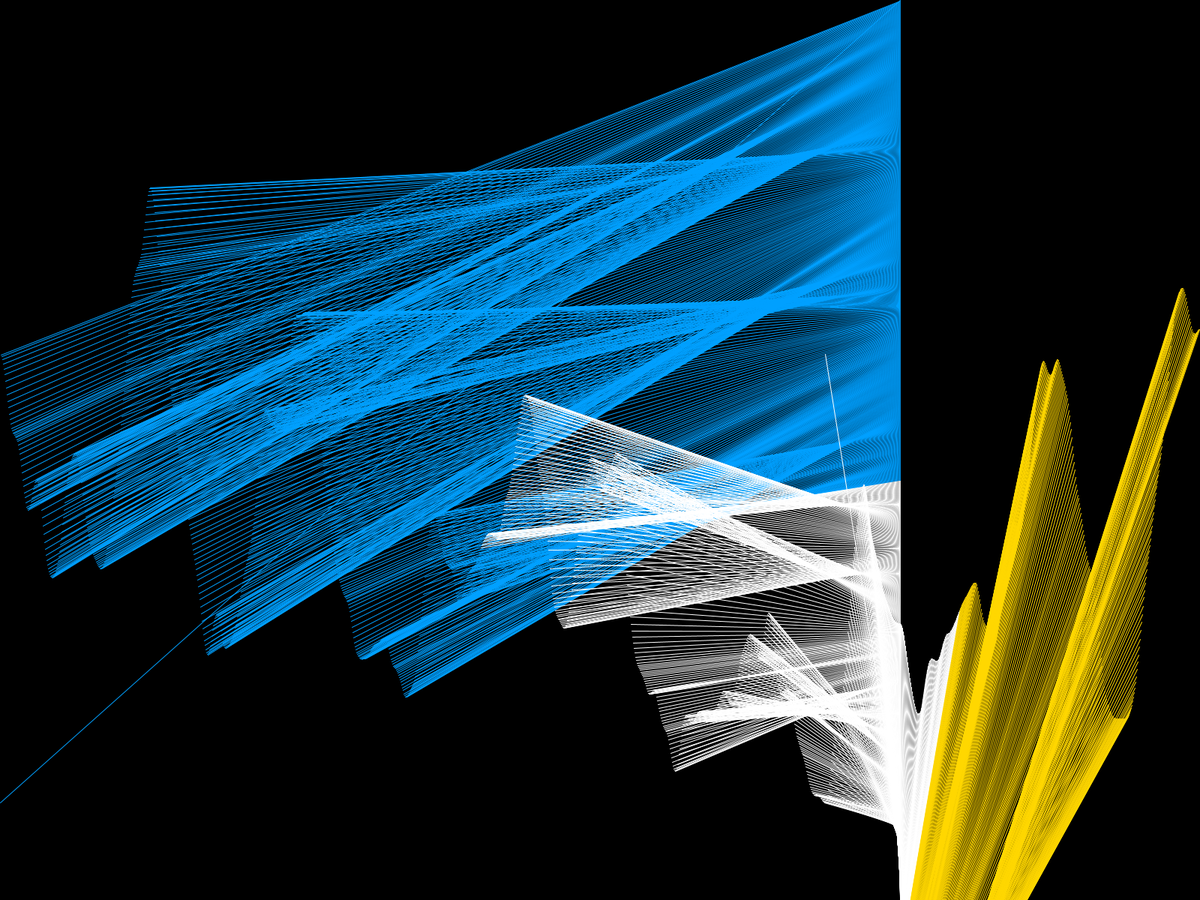
Frame 1 (no input)
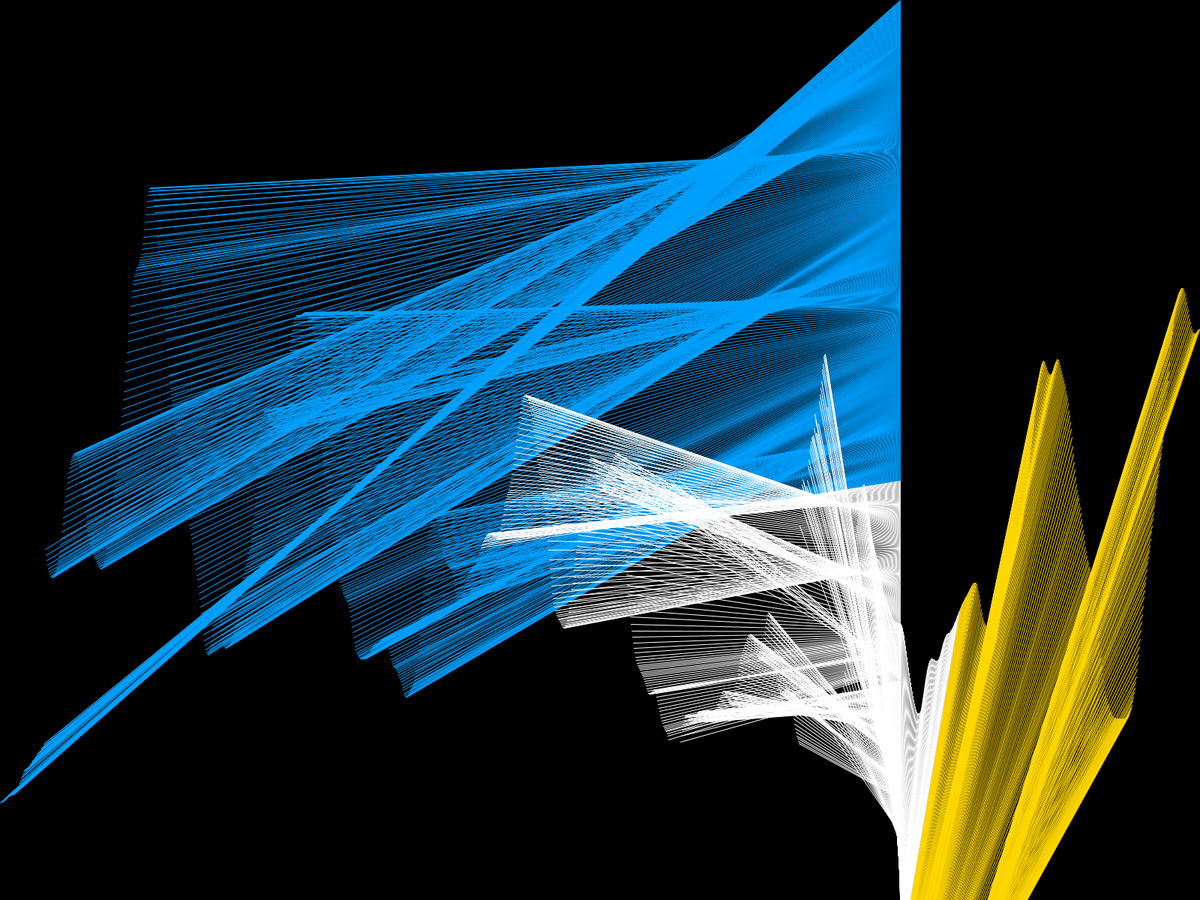
Frame 60 (the mouse pressed at the canvas centre just before this capture)
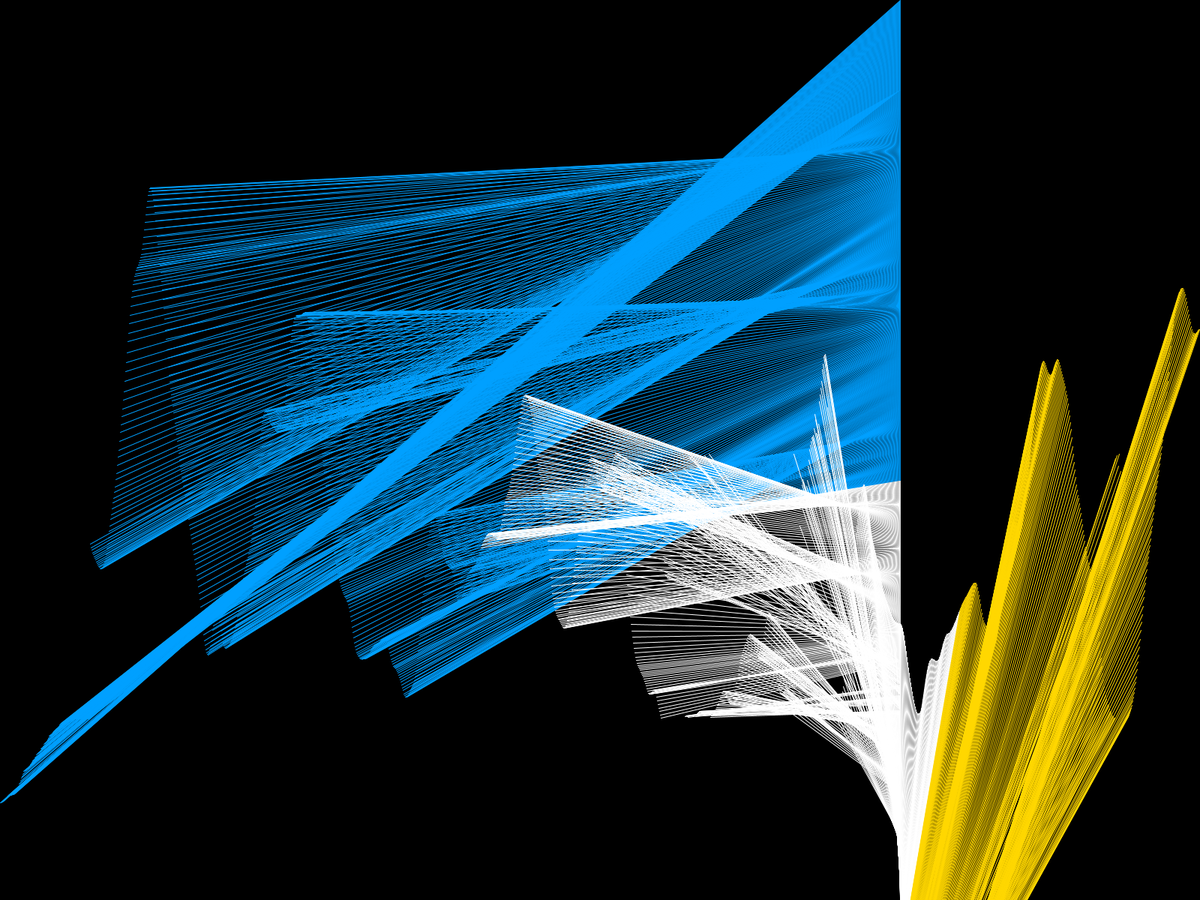
Frame 120 (the mouse held since frame 60 and released just before this capture)

The Processing sketch that drew these frames (run headless with seeded random() and noise(); from frame 60 on, the mouse is pressed at the canvas centre):

// Processing sketch: selectionsort
// ── selectionsort.pde
float[] values;
int i=0;
int j=0;
int temp;
void setup(){
   fullScreen();
   //size(1920,500);
   values = new float[width];
   for(int i=0;i<values.length;i++){
        //values[i]=random(height);
        values[i]=noise(i/100.0)*(height);
        //values[i]=noise(i/50)*height;
   }
   //values=sort(values);
 }

void draw(){
  background(0);
  float temp;
  if(i<values.length){
    int t=i;
   for(int j=i+1;j<values.length;j++){
     if(values[t]>values[j]){
       t=j;
     }
   }  
   temp=values[t];
   values[t]=values[i];
   values[i]=temp;
  }else {
          println("finshed");
          noLoop();
    }

  for(int i=0;i<values.length;i++){
       int h=height;
       int k=i;
       if(i<=640){
       stroke(0,160,255);
       line(h,k,i,height-values[i]);}
       if(i<1280 && i>640){
         stroke(255);
         line(h,k,i,height-values[i]);}
       if(i>=1280){
         stroke(255,215,0);
         line(h,k,i,height-values[i]);}
       }
       i=i+1;
  }

void swap(float[] arr,int a,int b){
     float temp = arr[a];
     arr[a]=arr[b];
     arr[b]=temp;
  
}
